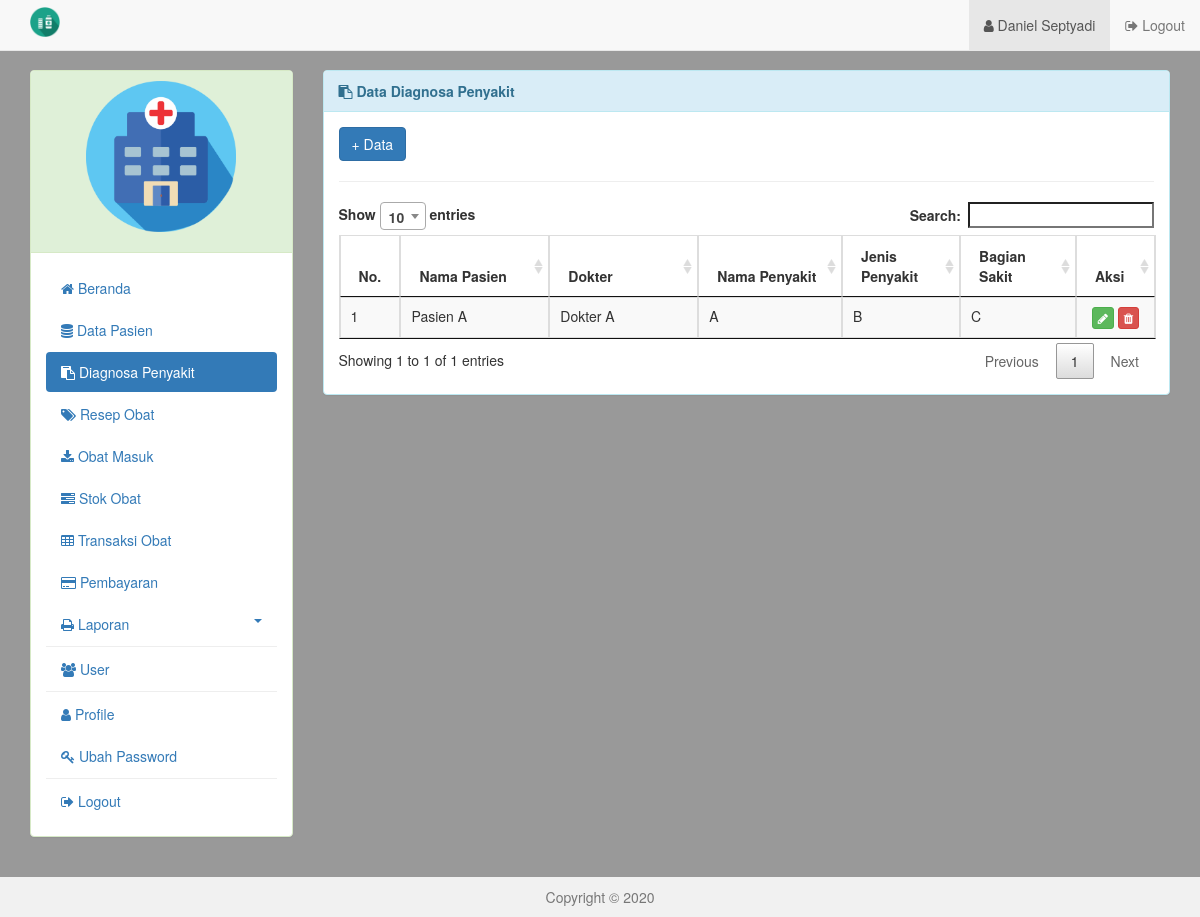
Page /users?menu=diagnosa_penyakit (signed in) on the committed database.
### tables this page shows
CREATE TABLE `tbl_user` (
  `id_user` int(10) NOT NULL,
  `nama_lengkap` text DEFAULT NULL,
  `jk` enum('Laki-Laki','Perempuan') DEFAULT NULL,
  `tlp` varchar(16) DEFAULT NULL,
  `username` text DEFAULT NULL,
  `password` text DEFAULT NULL,
  `level` text DEFAULT NULL,
  `tgl_user` datetime DEFAULT NULL
);

CREATE TABLE `tbl_diagnosa_penyakit` (
  `id_penyakit` int(10) NOT NULL,
  `id_pasien` int(10) DEFAULT NULL,
  `id_dokter` int(10) DEFAULT NULL,
  `nama_penyakit` varchar(30) DEFAULT NULL,
  `jenis_penyakit` varchar(10) DEFAULT NULL,
  `bagian_sakit` varchar(20) DEFAULT NULL,
  `keterangan` text DEFAULT NULL
);

CREATE TABLE `tbl_pasien` (
  `id_pasien` int(11) NOT NULL,
  `nama_pasien` varchar(30) DEFAULT NULL,
  `tempat_lahir` varchar(15) DEFAULT NULL,
  `tanggal_lahir` date DEFAULT NULL,
  `jk_pasien` char(1) DEFAULT NULL,
  `umur_pasien` int(3) DEFAULT NULL,
  `alamat_pasien` text DEFAULT NULL,
  `agama` varchar(10) DEFAULT NULL,
  `tlp_pasien` varchar(15) DEFAULT NULL
);

### config/koneksi.php (called while the page is built, shortened)
<?php
function view($data=''){
  $v1 = "Aplikasi Persediaan Obat";
  $v2 = "";
  $v3 = "";
  if ($data=='navbar') {
    $v = "";
  }elseif ($data=='1') {
    $v = $v1;
  }elseif ($data=='2') {
    $v = $v2;
  }elseif ($data=='3') {
    $v = $v3;
  }elseif ($data=='footer') {
    $v = "Copyright &copy; 2020";
  }else {
    $v = "$v1 $v2 $v3";
  }
  return $v;
}
?>

### users/diagnosa_penyakit/tabel.php (the view, shortened to what this page needs)
<?php
$cek_data = mysqli_query($con, "SELECT * FROM tbl_diagnosa_penyakit
  INNER JOIN tbl_pasien ON tbl_pasien.id_pasien=tbl_diagnosa_penyakit.id_pasien
  INNER JOIN tbl_user ON tbl_user.id_user=tbl_diagnosa_penyakit.id_dokter ORDER BY tbl_diagnosa_penyakit.id_penyakit DESC");
?>
<a href="users?menu=diagnosa_penyakit&aksi=tambah" class="btn btn-primary">+ Data</a>
<hr>
<table id="data_tables" class="table table-bordered table-striped table-hover" width="100%">
  <thead>
    <tr>
      <th width="1%">No.</th>
      <th width="20%">Nama Pasien</th>
      <th width="20%">Dokter</th>
      <th width="19%">Nama Penyakit</th>
      <th width="15%">Jenis Penyakit</th>
      <th width="15%">Bagian Sakit</th>
      <th width="10%">Aksi</th>
    </tr>
  </thead>
  <tbody>
    <?php
    $no=1;
    while ($baris = mysqli_fetch_array($cek_data)) {?>
      <tr>
        <td><?php echo $no++; ?></td>
        <td><?php echo $baris['nama_pasien']; ?></td>
        <td><?php echo $baris['nama_lengkap']; ?></td>
        <td><?php echo $baris['nama_penyakit']; ?></td>
        <td><?php echo $baris['jenis_penyakit']; ?></td>
        <td><?php echo $baris['bagian_sakit']; ?></td>
        <td class="text-center">
          <a href="users?menu=diagnosa_penyakit&aksi=edit&id=<?php echo $baris['id_penyakit']; ?>" class="btn btn-success btn-xs" title="Edit"><i class="fa fa-pencil"></i></a>
          <a href="users?menu=diagnosa_penyakit&aksi=hapus&id=<?php echo $baris['id_penyakit']; ?>" class="btn btn-danger btn-xs" title="Hapus" onclick="return confirm('Anda Yakin?');"><i class="fa fa-trash"></i></a>
        </td>
      </tr>
    <?php
    } ?>
  </tbody>
</table>

### users/index.php (shortened to what this page needs)
<?php
include "../config/koneksi.php";
$cek_data = mysqli_query($con, "SELECT * FROM tbl_user WHERE id_user='$_SESSION[id_user]'");
if (mysqli_num_rows($cek_data)==0) {
  echo "<script>window.location='';</script>";
  exit;
}else {
  $nama_akun = mysqli_fetch_array($cek_data)['nama_lengkap'];
}
?>
<!DOCTYPE html>
<html lang="en" dir="ltr">
  <head>
    <link href="assets/css/bootstrap.min.css" rel="stylesheet">
    <link href="assets/css/jquery.dataTables.min.css" rel="stylesheet">
    <link href="assets/css/jquery-ui.css" rel="stylesheet">
    <link href="assets/css/select2.min.css" rel="stylesheet">
    <link href="assets/font-awesome-4.7.0/css/font-awesome.min.css" rel="stylesheet">
    <link href="assets/css/parsley.min.css" rel="stylesheet">
    <link href="assets/css/style.css" rel="stylesheet">
    <link href="assets/css/sticky-footer-navbar.css" rel="stylesheet">
  </head>
  <body style="background:#999;">
    <nav class="navbar navbar-default navbar-fixed-top">
      <div class="container">
        <div class="navbar-header">
          <a class="navbar-x" href="">
            <img src="img/logo2.png" width="30" alt="">
          </a>
        </div>
        <div class="collapse navbar-collapse">
          <ul class="nav navbar-nav navbar-right">
            <li class="active"><a href="users?menu=profile"><i class="fa fa-user"></i> <?php echo $nama_akun; ?></a></li>
            <li><a href="users?menu=logout" onclick="return confirm('Anda Yakin?');"><i class="fa fa-sign-out"></i> Logout</a></li>
          </ul>
        </div>
      </div>
    </nav>
    <div class="container-fluid">
      <div class="col-md-3">
        <?php include "menu.php"; ?>
      </div>
      <div class="col-md-9">
        <?php include "content.php"; ?>
      </div>
    </div>
    <footer class="footer">
      <div class="container">
        <p class="text-muted text-center"><?php echo view('footer'); ?></p>
      </div>
    </footer>
    <link rel="stylesheet" type="text/css" href="assets/plugin/datetimepicker/jquery.datetimepicker.css"/>
  </body>
</html>

### assets/css/sticky-footer-navbar.css (style rules this page uses)
html { position: relative; min-height: 100%; }
body { margin-bottom: 60px; }
.footer { position: absolute; bottom: 0; width: 100%; height: 40px; background-color: #f1f1f1; }
.container .text-muted { margin: 10px 0; }
.footer > .container { padding-right: 15px; padding-left: 15px; }

### users/index.php (style rules this page uses)
.navbar-x { float:left;height: 50px;line-height: 20px;text-decoration:none;color:#f1f1f1;font-size:18px;font-weight:bold;padding: 7px 15px; }
.container-fluid { padding-top:70px; }
nav > .container { margin-left:0px;margin-right:0px;width:100% }

### rows in the picture
tbl_user: nama_lengkap "Daniel Septyadi"
tbl_diagnosa_penyakit: id_pasien.nama_pasien "Pasien A", tbl_user.nama_lengkap "Dokter A", nama_penyakit "A", jenis_penyakit "B", bagian_sakit "C"

### other values in the picture
view('footer') "Copyright © 2020"
